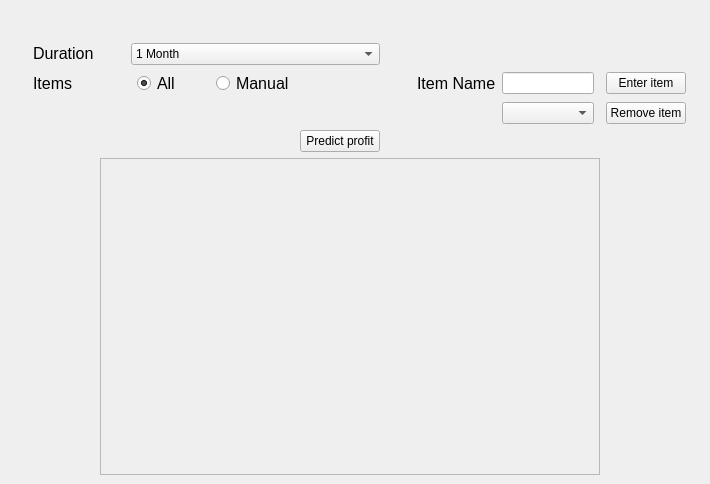
<?xml version="1.0" encoding="UTF-8"?>
<ui version="4.0">
 <class>EstimationWindow</class>
 <widget class="QMainWindow" name="EstimationWindow">
  <property name="geometry">
   <rect>
    <x>0</x>
    <y>0</y>
    <width>710</width>
    <height>484</height>
   </rect>
  </property>
  <property name="windowTitle">
   <string>Estimation Window</string>
  </property>
  <widget class="QWidget" name="centralwidget">
   <layout class="QGridLayout" name="gridLayout">
    <item row="2" column="10">
     <widget class="QLineEdit" name="lineEdit_items"/>
    </item>
    <item row="2" column="1">
     <widget class="QLabel" name="lbl_items">
      <property name="text">
       <string>&lt;html&gt;&lt;head/&gt;&lt;body&gt;&lt;p&gt;&lt;span style=&quot; font-size:12pt;&quot;&gt;Items&lt;/span&gt;&lt;/p&gt;&lt;/body&gt;&lt;/html&gt;</string>
      </property>
      <property name="buddy">
       <cstring>radioButton_all</cstring>
      </property>
     </widget>
    </item>
    <item row="3" column="10">
     <widget class="QComboBox" name="comboBox_enteredItems"/>
    </item>
    <item row="2" column="4">
     <widget class="QRadioButton" name="radioButton_all">
      <property name="font">
       <font>
        <pointsize>12</pointsize>
       </font>
      </property>
      <property name="text">
       <string>All</string>
      </property>
      <property name="checked">
       <bool>true</bool>
      </property>
     </widget>
    </item>
    <item row="2" column="6">
     <widget class="QRadioButton" name="radioButton_manual">
      <property name="font">
       <font>
        <pointsize>12</pointsize>
       </font>
      </property>
      <property name="text">
       <string>Manual</string>
      </property>
     </widget>
    </item>
    <item row="9" column="1">
     <spacer name="verticalSpacer_7">
      <property name="orientation">
       <enum>Qt::Vertical</enum>
      </property>
      <property name="sizeHint" stdset="0">
       <size>
        <width>20</width>
        <height>40</height>
       </size>
      </property>
     </spacer>
    </item>
    <item row="3" column="12">
     <widget class="QPushButton" name="btn_removeItem">
      <property name="text">
       <string>Remove item</string>
      </property>
     </widget>
    </item>
    <item row="2" column="12">
     <widget class="QPushButton" name="btn_enterItem">
      <property name="text">
       <string>Enter item</string>
      </property>
     </widget>
    </item>
    <item row="2" column="7">
     <spacer name="horizontalSpacer_8">
      <property name="orientation">
       <enum>Qt::Horizontal</enum>
      </property>
      <property name="sizeHint" stdset="0">
       <size>
        <width>40</width>
        <height>20</height>
       </size>
      </property>
     </spacer>
    </item>
    <item row="1" column="3" colspan="5">
     <widget class="QComboBox" name="comboBox_duration">
      <item>
       <property name="text">
        <string>1 Month</string>
       </property>
      </item>
      <item>
       <property name="text">
        <string>3 Month</string>
       </property>
      </item>
      <item>
       <property name="text">
        <string>6 Month</string>
       </property>
      </item>
      <item>
       <property name="text">
        <string>1 Year</string>
       </property>
      </item>
     </widget>
    </item>
    <item row="4" column="7">
     <widget class="QPushButton" name="btn_predictProfit">
      <property name="text">
       <string>Predict profit</string>
      </property>
     </widget>
    </item>
    <item row="8" column="1">
     <spacer name="verticalSpacer_6">
      <property name="orientation">
       <enum>Qt::Vertical</enum>
      </property>
      <property name="sizeHint" stdset="0">
       <size>
        <width>20</width>
        <height>40</height>
       </size>
      </property>
     </spacer>
    </item>
    <item row="2" column="8">
     <spacer name="horizontalSpacer_9">
      <property name="orientation">
       <enum>Qt::Horizontal</enum>
      </property>
      <property name="sizeHint" stdset="0">
       <size>
        <width>40</width>
        <height>20</height>
       </size>
      </property>
     </spacer>
    </item>
    <item row="1" column="0">
     <spacer name="horizontalSpacer_3">
      <property name="orientation">
       <enum>Qt::Horizontal</enum>
      </property>
      <property name="sizeHint" stdset="0">
       <size>
        <width>40</width>
        <height>20</height>
       </size>
      </property>
     </spacer>
    </item>
    <item row="1" column="1">
     <widget class="QLabel" name="lbl_duration">
      <property name="text">
       <string>&lt;html&gt;&lt;head/&gt;&lt;body&gt;&lt;p&gt;&lt;span style=&quot; font-size:12pt;&quot;&gt;Duration&lt;/span&gt;&lt;/p&gt;&lt;/body&gt;&lt;/html&gt;</string>
      </property>
      <property name="buddy">
       <cstring>comboBox_duration</cstring>
      </property>
     </widget>
    </item>
    <item row="1" column="8" colspan="2">
     <spacer name="horizontalSpacer_6">
      <property name="orientation">
       <enum>Qt::Horizontal</enum>
      </property>
      <property name="sizeHint" stdset="0">
       <size>
        <width>40</width>
        <height>20</height>
       </size>
      </property>
     </spacer>
    </item>
    <item row="2" column="5">
     <spacer name="horizontalSpacer_7">
      <property name="orientation">
       <enum>Qt::Horizontal</enum>
      </property>
      <property name="sizeHint" stdset="0">
       <size>
        <width>40</width>
        <height>20</height>
       </size>
      </property>
     </spacer>
    </item>
    <item row="1" column="10" colspan="2">
     <spacer name="horizontalSpacer_5">
      <property name="orientation">
       <enum>Qt::Horizontal</enum>
      </property>
      <property name="sizeHint" stdset="0">
       <size>
        <width>40</width>
        <height>20</height>
       </size>
      </property>
     </spacer>
    </item>
    <item row="12" column="1">
     <spacer name="verticalSpacer_11">
      <property name="orientation">
       <enum>Qt::Vertical</enum>
      </property>
      <property name="sizeHint" stdset="0">
       <size>
        <width>20</width>
        <height>40</height>
       </size>
      </property>
     </spacer>
    </item>
    <item row="3" column="1" rowspan="2">
     <spacer name="verticalSpacer_2">
      <property name="orientation">
       <enum>Qt::Vertical</enum>
      </property>
      <property name="sizeHint" stdset="0">
       <size>
        <width>20</width>
        <height>40</height>
       </size>
      </property>
     </spacer>
    </item>
    <item row="0" column="1">
     <spacer name="verticalSpacer">
      <property name="orientation">
       <enum>Qt::Vertical</enum>
      </property>
      <property name="sizeHint" stdset="0">
       <size>
        <width>20</width>
        <height>40</height>
       </size>
      </property>
     </spacer>
    </item>
    <item row="11" column="1">
     <spacer name="verticalSpacer_10">
      <property name="orientation">
       <enum>Qt::Vertical</enum>
      </property>
      <property name="sizeHint" stdset="0">
       <size>
        <width>20</width>
        <height>40</height>
       </size>
      </property>
     </spacer>
    </item>
    <item row="1" column="2">
     <spacer name="horizontalSpacer_2">
      <property name="orientation">
       <enum>Qt::Horizontal</enum>
      </property>
      <property name="sizeHint" stdset="0">
       <size>
        <width>40</width>
        <height>20</height>
       </size>
      </property>
     </spacer>
    </item>
    <item row="2" column="9">
     <widget class="QLabel" name="lbl_itemName">
      <property name="font">
       <font>
        <pointsize>12</pointsize>
       </font>
      </property>
      <property name="text">
       <string>Item Name</string>
      </property>
     </widget>
    </item>
    <item row="1" column="13" colspan="2">
     <spacer name="horizontalSpacer">
      <property name="orientation">
       <enum>Qt::Horizontal</enum>
      </property>
      <property name="sizeHint" stdset="0">
       <size>
        <width>40</width>
        <height>20</height>
       </size>
      </property>
     </spacer>
    </item>
    <item row="10" column="1">
     <spacer name="verticalSpacer_9">
      <property name="orientation">
       <enum>Qt::Vertical</enum>
      </property>
      <property name="sizeHint" stdset="0">
       <size>
        <width>20</width>
        <height>40</height>
       </size>
      </property>
     </spacer>
    </item>
    <item row="1" column="12">
     <spacer name="horizontalSpacer_4">
      <property name="orientation">
       <enum>Qt::Horizontal</enum>
      </property>
      <property name="sizeHint" stdset="0">
       <size>
        <width>40</width>
        <height>20</height>
       </size>
      </property>
     </spacer>
    </item>
    <item row="7" column="1">
     <spacer name="verticalSpacer_5">
      <property name="orientation">
       <enum>Qt::Vertical</enum>
      </property>
      <property name="sizeHint" stdset="0">
       <size>
        <width>20</width>
        <height>40</height>
       </size>
      </property>
     </spacer>
    </item>
    <item row="6" column="1">
     <spacer name="verticalSpacer_4">
      <property name="orientation">
       <enum>Qt::Vertical</enum>
      </property>
      <property name="sizeHint" stdset="0">
       <size>
        <width>20</width>
        <height>40</height>
       </size>
      </property>
     </spacer>
    </item>
    <item row="5" column="1">
     <spacer name="verticalSpacer_3">
      <property name="orientation">
       <enum>Qt::Vertical</enum>
      </property>
      <property name="sizeHint" stdset="0">
       <size>
        <width>20</width>
        <height>40</height>
       </size>
      </property>
     </spacer>
    </item>
    <item row="5" column="2" rowspan="8" colspan="10">
     <widget class="QScrollArea" name="scrollArea">
      <property name="widgetResizable">
       <bool>true</bool>
      </property>
      <widget class="QWidget" name="scrollAreaWidgetContents">
       <property name="geometry">
        <rect>
         <x>0</x>
         <y>0</y>
         <width>502</width>
         <height>311</height>
        </rect>
       </property>
      </widget>
     </widget>
    </item>
   </layout>
  </widget>
 </widget>
 <tabstops>
  <tabstop>comboBox_duration</tabstop>
  <tabstop>radioButton_all</tabstop>
 </tabstops>
 <resources/>
 <connections>
  <connection>
   <sender>radioButton_all</sender>
   <signal>clicked(bool)</signal>
   <receiver>lineEdit_items</receiver>
   <slot>setHidden(bool)</slot>
   <hints>
    <hint type="sourcelabel">
     <x>197</x>
     <y>91</y>
    </hint>
    <hint type="destinationlabel">
     <x>572</x>
     <y>96</y>
    </hint>
   </hints>
  </connection>
  <connection>
   <sender>radioButton_manual</sender>
   <signal>clicked(bool)</signal>
   <receiver>lineEdit_items</receiver>
   <slot>setVisible(bool)</slot>
   <hints>
    <hint type="sourcelabel">
     <x>314</x>
     <y>98</y>
    </hint>
    <hint type="destinationlabel">
     <x>572</x>
     <y>96</y>
    </hint>
   </hints>
  </connection>
  <connection>
   <sender>radioButton_all</sender>
   <signal>clicked(bool)</signal>
   <receiver>lbl_itemName</receiver>
   <slot>setHidden(bool)</slot>
   <hints>
    <hint type="sourcelabel">
     <x>191</x>
     <y>79</y>
    </hint>
    <hint type="destinationlabel">
     <x>441</x>
     <y>98</y>
    </hint>
   </hints>
  </connection>
  <connection>
   <sender>radioButton_manual</sender>
   <signal>clicked(bool)</signal>
   <receiver>lbl_itemName</receiver>
   <slot>setVisible(bool)</slot>
   <hints>
    <hint type="sourcelabel">
     <x>314</x>
     <y>98</y>
    </hint>
    <hint type="destinationlabel">
     <x>441</x>
     <y>98</y>
    </hint>
   </hints>
  </connection>
  <connection>
   <sender>radioButton_all</sender>
   <signal>clicked(bool)</signal>
   <receiver>btn_enterItem</receiver>
   <slot>setHidden(bool)</slot>
   <hints>
    <hint type="sourcelabel">
     <x>196</x>
     <y>88</y>
    </hint>
    <hint type="destinationlabel">
     <x>652</x>
     <y>80</y>
    </hint>
   </hints>
  </connection>
  <connection>
   <sender>radioButton_manual</sender>
   <signal>clicked(bool)</signal>
   <receiver>btn_enterItem</receiver>
   <slot>setVisible(bool)</slot>
   <hints>
    <hint type="sourcelabel">
     <x>247</x>
     <y>89</y>
    </hint>
    <hint type="destinationlabel">
     <x>637</x>
     <y>89</y>
    </hint>
   </hints>
  </connection>
  <connection>
   <sender>radioButton_all</sender>
   <signal>clicked(bool)</signal>
   <receiver>comboBox_enteredItems</receiver>
   <slot>setHidden(bool)</slot>
   <hints>
    <hint type="sourcelabel">
     <x>197</x>
     <y>89</y>
    </hint>
    <hint type="destinationlabel">
     <x>488</x>
     <y>118</y>
    </hint>
   </hints>
  </connection>
  <connection>
   <sender>radioButton_manual</sender>
   <signal>clicked(bool)</signal>
   <receiver>comboBox_enteredItems</receiver>
   <slot>setVisible(bool)</slot>
   <hints>
    <hint type="sourcelabel">
     <x>270</x>
     <y>77</y>
    </hint>
    <hint type="destinationlabel">
     <x>489</x>
     <y>112</y>
    </hint>
   </hints>
  </connection>
  <connection>
   <sender>radioButton_all</sender>
   <signal>clicked(bool)</signal>
   <receiver>btn_removeItem</receiver>
   <slot>setHidden(bool)</slot>
   <hints>
    <hint type="sourcelabel">
     <x>159</x>
     <y>86</y>
    </hint>
    <hint type="destinationlabel">
     <x>622</x>
     <y>123</y>
    </hint>
   </hints>
  </connection>
  <connection>
   <sender>radioButton_manual</sender>
   <signal>clicked(bool)</signal>
   <receiver>btn_removeItem</receiver>
   <slot>setVisible(bool)</slot>
   <hints>
    <hint type="sourcelabel">
     <x>250</x>
     <y>94</y>
    </hint>
    <hint type="destinationlabel">
     <x>603</x>
     <y>114</y>
    </hint>
   </hints>
  </connection>
 </connections>
</ui>
